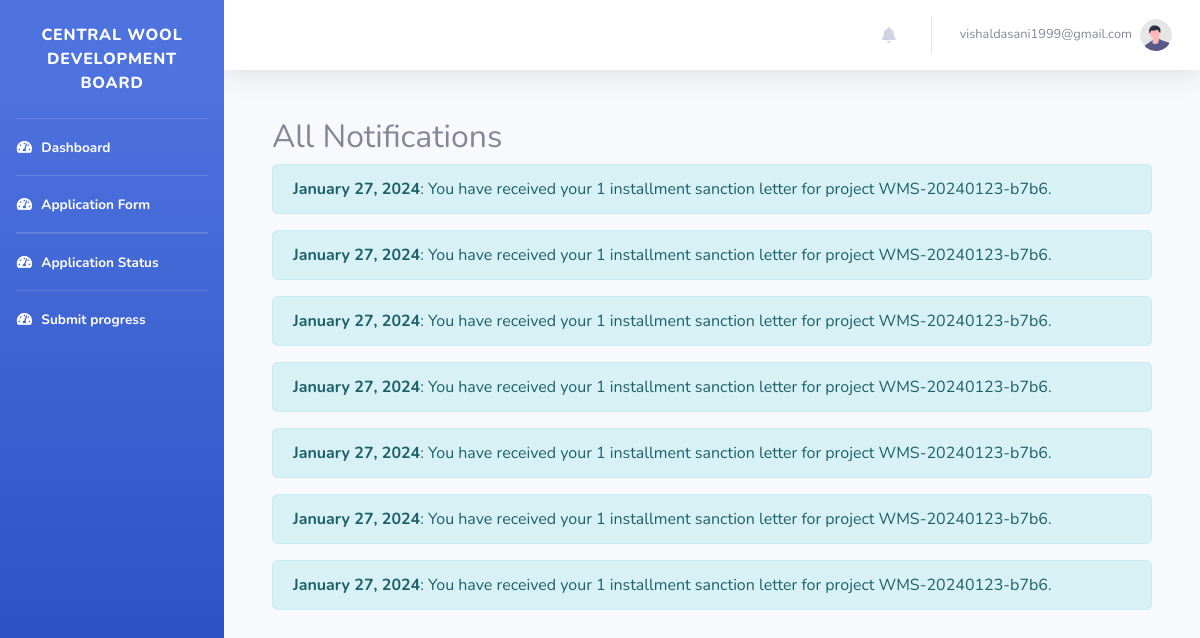
Before: /dashboard/show-all-notifications/ (signed in) with the older database file.
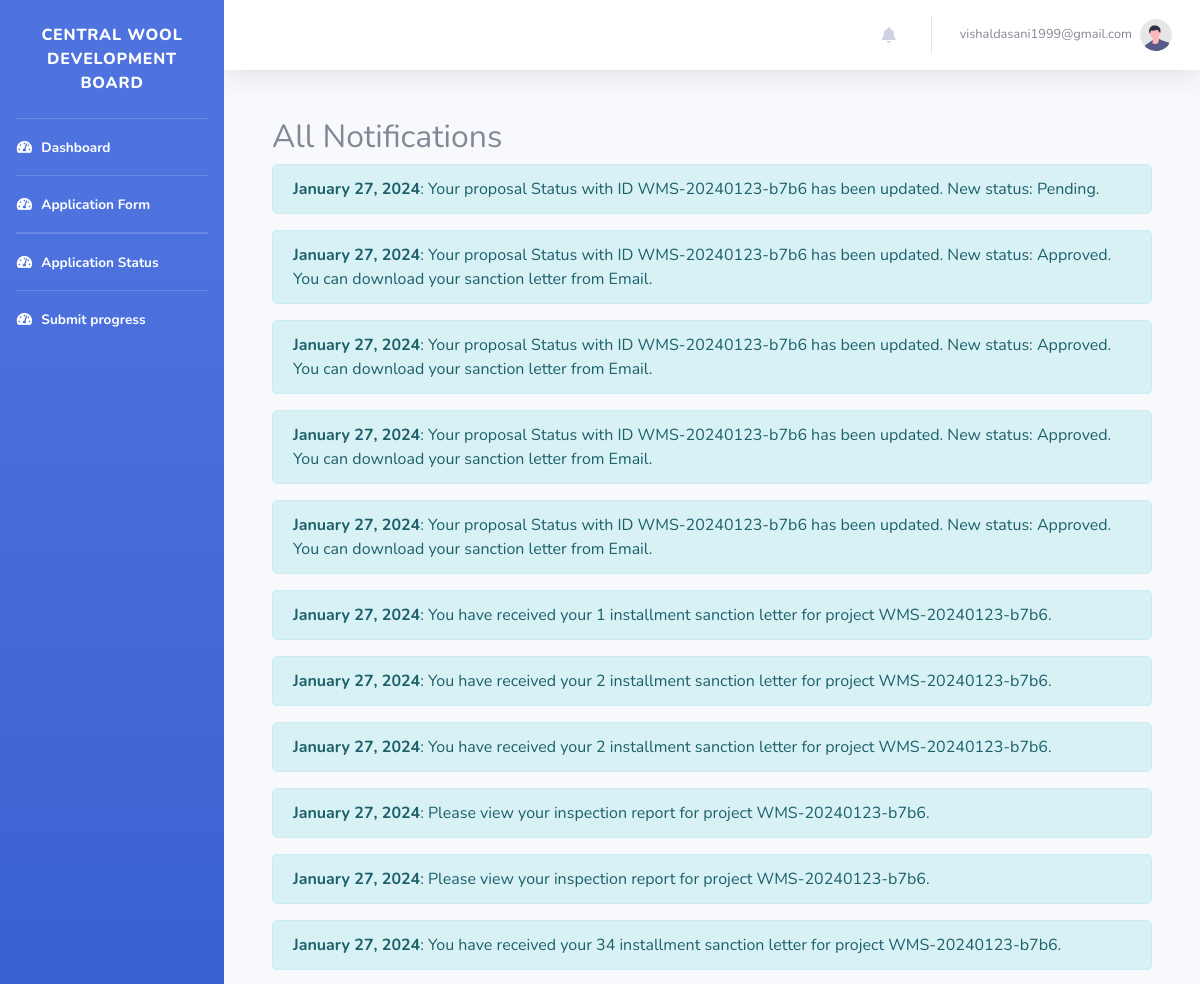
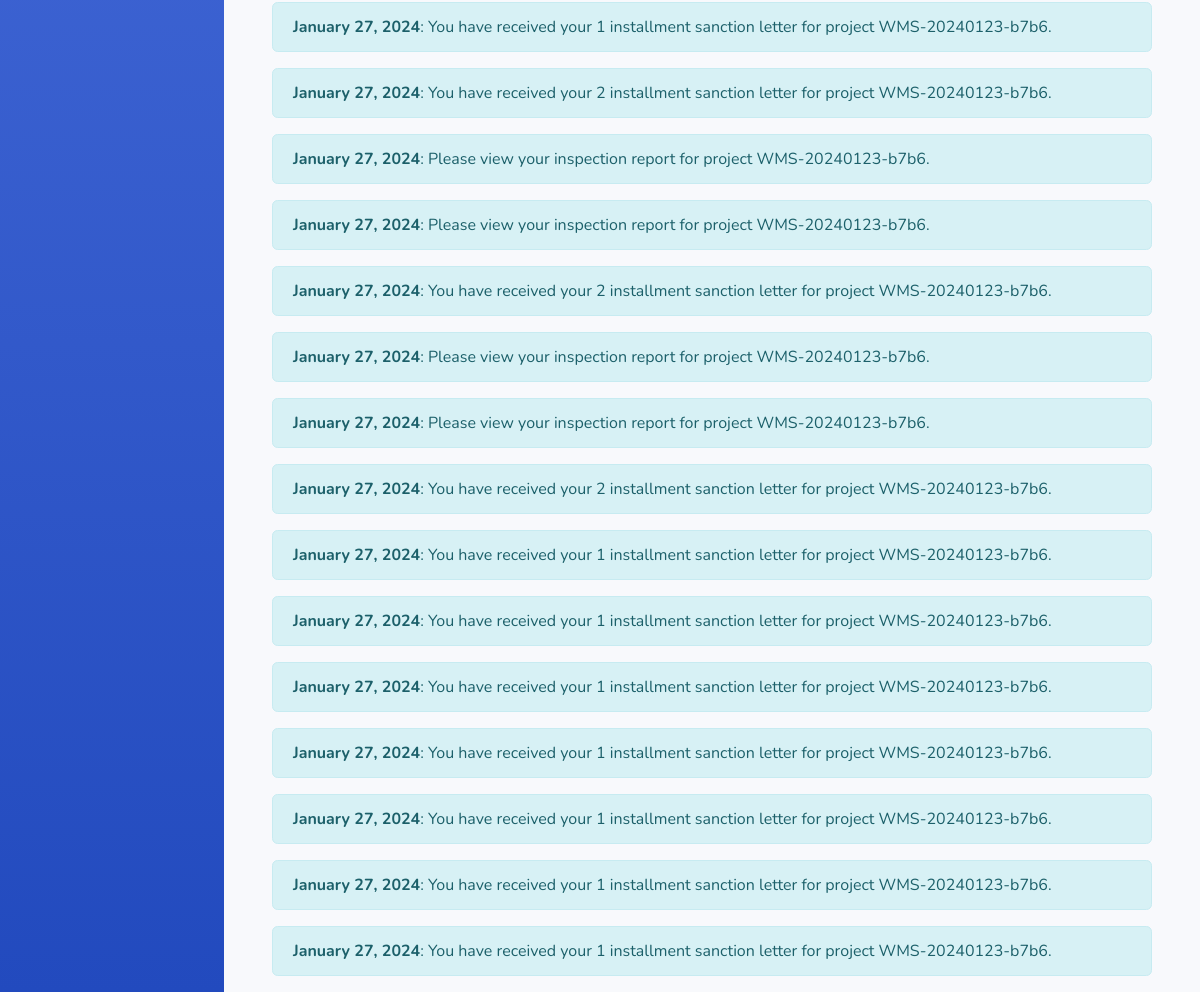
After: the same page with the newer database file (2 pictures, top to bottom).
### authapp/models.py (models this page shows, shortened)
class Notification(models.Model):
    user = models.ForeignKey(settings.AUTH_USER_MODEL ,on_delete=models.CASCADE)
    message = models.TextField()
    created_at = models.DateTimeField(auto_now_add=True)
    is_read = models.BooleanField(default=False)

### authapp/views.py (the view)
# urls.py: path('dashboard/show-all-notifications/', views.show_all_notifications, name='show_all_notifications'),
@login_required
def show_all_notifications(request):
    all_notifications = Notification.objects.filter(user=request.user).order_by('-created_at')
    return render(request, 'all_notifications.html', {'all_notifications': all_notifications})

### templates/all_notifications.html
{% extends 'base_dashboard.html' %}
{% block content %}
  <div class="container mt-5">
    <h2>All Notifications</h2>
    {% for notification in all_notifications %}
      <div class="alert alert-info" role="alert">
        <strong>{{ notification.created_at|date:"F d, Y" }}</strong>: {{ notification.message }}
      </div>
    {% endfor %}
  </div>
{% endblock %}

Changed rows visible on the page:
added Notification: created_at "January 27, 2024", message "Your proposal Status with ID WMS-20240123-b7b6 has been updated. New status: Pending."
added Notification: created_at "January 27, 2024", message "Your proposal Status with ID WMS-20240123-b7b6 has been updated. New status: Approved. You can download your sanction letter from Email."
added Notification: created_at "January 27, 2024", message "Your proposal Status with ID WMS-20240123-b7b6 has been updated. New status: Approved. You can download your sanction letter from Email."
added Notification: created_at "January 27, 2024", message "Your proposal Status with ID WMS-20240123-b7b6 has been updated. New status: Approved. You can download your sanction letter from Email."
added Notification: created_at "January 27, 2024", message "Your proposal Status with ID WMS-20240123-b7b6 has been updated. New status: Approved. You can download your sanction letter from Email."
added Notification: created_at "January 27, 2024", message "You have received your 1 installment sanction letter for project WMS-20240123-b7b6."
added Notification: created_at "January 27, 2024", message "You have received your 2 installment sanction letter for project WMS-20240123-b7b6."
added Notification: created_at "January 27, 2024", message "You have received your 2 installment sanction letter for project WMS-20240123-b7b6."
added Notification: created_at "January 27, 2024", message "Please view your inspection report for project WMS-20240123-b7b6."
added Notification: created_at "January 27, 2024", message "Please view your inspection report for project WMS-20240123-b7b6."
added Notification: created_at "January 27, 2024", message "You have received your 34 installment sanction letter for project WMS-20240123-b7b6."
added Notification: created_at "January 27, 2024", message "You have received your 1 installment sanction letter for project WMS-20240123-b7b6."
added Notification: created_at "January 27, 2024", message "You have received your 2 installment sanction letter for project WMS-20240123-b7b6."
added Notification: created_at "January 27, 2024", message "Please view your inspection report for project WMS-20240123-b7b6."
added Notification: created_at "January 27, 2024", message "Please view your inspection report for project WMS-20240123-b7b6."
added Notification: created_at "January 27, 2024", message "You have received your 2 installment sanction letter for project WMS-20240123-b7b6."
added Notification: created_at "January 27, 2024", message "Please view your inspection report for project WMS-20240123-b7b6."
added Notification: created_at "January 27, 2024", message "Please view your inspection report for project WMS-20240123-b7b6."
added Notification: created_at "January 27, 2024", message "You have received your 2 installment sanction letter for project WMS-20240123-b7b6."
